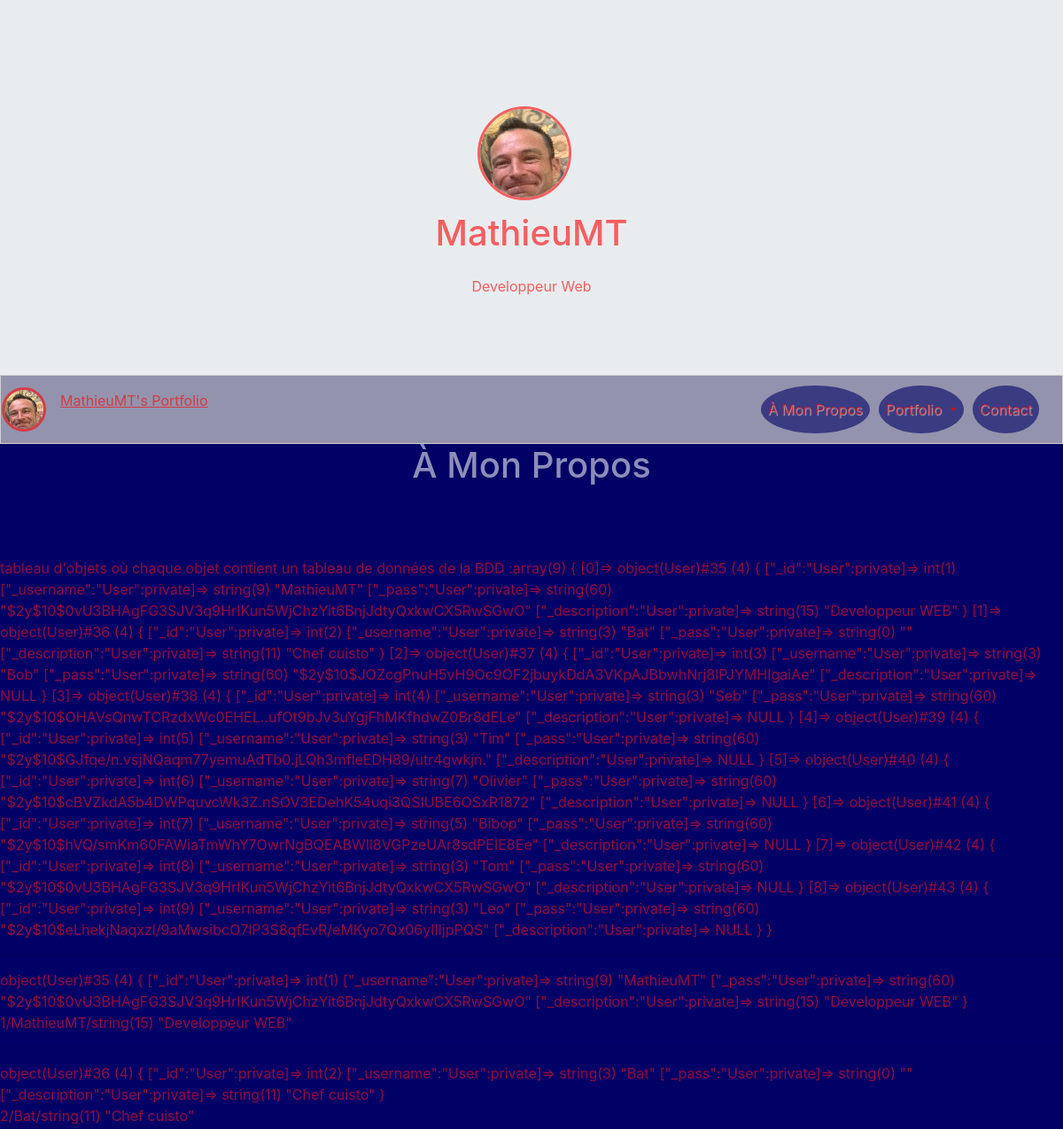
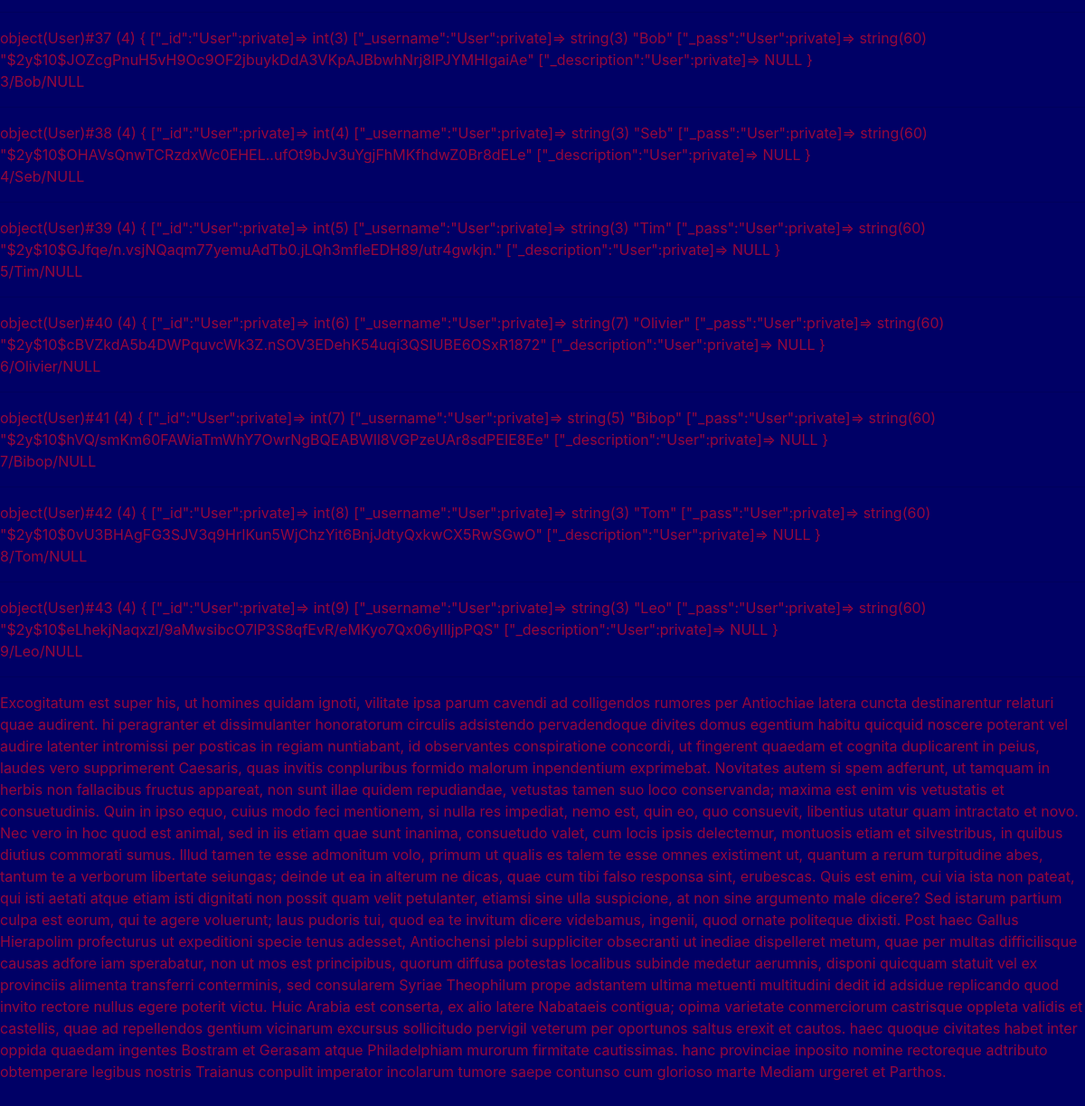
The page / on the database its author committed (2 pictures, top to bottom).
### tables this page shows
CREATE TABLE `users` (
  `id` int(11) NOT NULL,
  `username` varchar(255) NOT NULL,
  `pass` text NOT NULL,
  `description` longtext
);

### Controllers/Frontend/UserController.php (called while the page is built, shortened)
<?php
require_once 'Models/Frontend/User.php';
class UserController {
    private $_user;
    public function __construct(){
        $this->_user = new UserManager();
    }
    public function aboutUser() {
        $aboutUser = $this->_user->getUserDescription();
        $view = new ViewFrontEnd('aboutView');
        $view->generate(array('aboutUser' => $aboutUser));
    }
}

### index.php (called while the page is built, shortened)
<?php
$rooter = new Rooter();
$rooter->rooterRequest();

### Models/Frontend/UserManager.php (called while the page is built)
<?php
require_once 'Models/Frontend/User.php';
require_once 'Models/Model.php';
class UserManager extends Model{
    public function getUserDescription() {
        $users = [];
        $sql = "SELECT * FROM users";
        $aboutUser = $this->executeRequest($sql);
        foreach ($aboutUser as $oneUser) {
            $user = new User($oneUser);
            $users[] = $user;
        }
        return $users;
    }
}

### Models/Model.php (called while the page is built)
<?php
class Model {
    private $db;
    protected function executeRequest($sql, $params = null) {
       if ($params == null) {
            $result = $this->dbConnect()->query($sql);
        }
        else {
            $result = $this->dbConnect()->prepare($sql);
            $result->execute($params);
        }
        return $result;
    }
    private function dbConnect() {
        if ($this->db == null) {
            $this->db = new PDO('mysql:host=localhost; dbname=myPortfolio;charset=utf8', 'root', 'root', array(PDO::ATTR_ERRMODE => PDO::ERRMODE_EXCEPTION));
        }
        return $this->db;
    }
}

### Models/Frontend/User.php (called while the page is built, shortened)
<?php
require_once 'Models/Frontend/UserManager.php';
class User {
    private $_id,$_username,$_pass,$_description;
    public function hydrate(array $data) {
        foreach ($data as $key => $value) {
            $method = 'set' . ucfirst($key);
        }
    }
    public function id() { return $this->_id; }
    public function username() { return $this->_username;}
    public function setId($id) {
        $id = (int) $id;
        if ($id > 0) {
            $this->_id = $id;
        }
    }
    public function setUsername($username) {
        if(is_string($username)) {
            $this->_username = $username;
        }
    }
}

### Views/Frontend/aboutView.php (the view, shortened to what this page needs)
<h1 class="text-center titlePage"><?= $this->title = 'À Mon Propos' ?></h1>
<br/>
<br/>
<br/>
<?php
echo 'tableau d\'objets où chaque objet contient un tableau de données de la BDD :';
var_dump($aboutUser);
echo '<hr>';
foreach ($aboutUser as $eachUser): ?>
<?php var_dump($eachUser); ?>
<fieldset>
    <article>
            <?= $eachUser->id(); ?>/<?= $eachUser->username(); ?>/<?php var_dump($eachUser->description()); ?>
    </article>
</fieldset>
    <hr />
<?php endforeach; ?>
<p>
Excogitatum est super his, ut homines quidam ignoti, vilitate ipsa parum cavendi ad colligendos rumores per Antiochiae latera cuncta destinarentur relaturi quae audirent. hi peragranter et dissimulanter honoratorum circulis adsistendo pervadendoque divites domus egentium habitu quicquid noscere poterant vel audire latenter intromissi per posticas in regiam nuntiabant, id observantes conspiratione concordi, ut fingerent quaedam et cognita duplicarent in peius, laudes vero supprimerent Caesaris, quas invitis conpluribus formido malorum inpendentium exprimebat.
Novitates autem si spem adferunt, ut tamquam in herbis non fallacibus fructus appareat, non sunt illae quidem repudiandae, vetustas tamen suo loco conservanda; maxima est enim vis vetustatis et consuetudinis. Quin in ipso equo, cuius modo feci mentionem, si nulla res impediat, nemo est, quin eo, quo consuevit, libentius utatur quam intractato et novo. Nec vero in hoc quod est animal, sed in iis etiam quae sunt inanima, consuetudo valet, cum locis ipsis delectemur, montuosis etiam et silvestribus, in quibus diutius commorati sumus.
Illud tamen te esse admonitum volo, primum ut qualis es talem te esse omnes existiment ut, quantum a rerum turpitudine abes, tantum te a verborum libertate seiungas; deinde ut ea in alterum ne dicas, quae cum tibi falso responsa sint, erubescas. Quis est enim, cui via ista non pateat, qui isti aetati atque etiam isti dignitati non possit quam velit petulanter, etiamsi sine ulla suspicione, at non sine argumento male dicere? Sed istarum partium culpa est eorum, qui te agere voluerunt; laus pudoris tui, quod ea te invitum dicere videbamus, ingenii, quod ornate politeque dixisti.
Post haec Gallus Hierapolim profecturus ut expeditioni specie tenus adesset, Antiochensi plebi suppliciter obsecranti ut inediae dispelleret metum, quae per multas difficilisque causas adfore iam sperabatur, non ut mos est principibus, quorum diffusa potestas localibus subinde medetur aerumnis, disponi quicquam statuit vel ex provinciis alimenta transferri conterminis, sed consularem Syriae Theophilum prope adstantem ultima metuenti multitudini dedit id adsidue replicando quod invito rectore nullus egere poterit victu.
Huic Arabia est conserta, ex alio latere Nabataeis contigua; opima varietate conmerciorum castrisque oppleta validis et castellis, quae ad repellendos gentium vicinarum excursus sollicitudo pervigil veterum per oportunos saltus erexit et cautos. haec quoque civitates habet inter oppida quaedam ingentes Bostram et Gerasam atque Philadelphiam murorum firmitate cautissimas. hanc provinciae inposito nomine rectoreque adtributo obtemperare legibus nostris Traianus conpulit imperator incolarum tumore saepe contunso cum glorioso marte Mediam urgeret et Parthos.
</p>

### Content/CSS/style.css (style rules this page uses)
html { overflow-x: hidden; }
body { margin: 0; padding: 0; background-color: rgba(0,0,102,1); }
.titlePage { color: rgba(233,236,239,0.6); }

### rows shown on the page
users: value "object(User)#35 (4) { [\"_id\":\"User\":private]=> int(1) [\"_username\":\"User\":private]=> string(9) \"MathieuMT\" [\"_pass\":\"User\":private]=> string(60) \"$2y$10$0vU3BHAgFG3SJV3q9HrIKun5WjChzYit6BnjJdtyQxkwCX5RwSGwO\" [\"_description\":\"User\":private]=> string(15) \"Developpeur WEB\" } string(15) \"Developpeur WEB\"", id "1", username "MathieuMT"
users: value "object(User)#36 (4) { [\"_id\":\"User\":private]=> int(2) [\"_username\":\"User\":private]=> string(3) \"Bat\" [\"_pass\":\"User\":private]=> string(0) \"\" [\"_description\":\"User\":private]=> string(11) \"Chef cuisto\" } string(11) \"Chef cuisto\"", id "2", username "Bat"
users: value "object(User)#37 (4) { [\"_id\":\"User\":private]=> int(3) [\"_username\":\"User\":private]=> string(3) \"Bob\" [\"_pass\":\"User\":private]=> string(60) \"$2y$10$JOZcgPnuH5vH9Oc9OF2jbuykDdA3VKpAJBbwhNrj8lPJYMHIgaiAe\" [\"_description\":\"User\":private]=> NULL } NULL", id "3", username "Bob"
users: value "object(User)#38 (4) { [\"_id\":\"User\":private]=> int(4) [\"_username\":\"User\":private]=> string(3) \"Seb\" [\"_pass\":\"User\":private]=> string(60) \"$2y$10$OHAVsQnwTCRzdxWc0EHEL..ufOt9bJv3uYgjFhMKfhdwZ0Br8dELe\" [\"_description\":\"User\":private]=> NULL } NULL", id "4", username "Seb"
users: value "object(User)#39 (4) { [\"_id\":\"User\":private]=> int(5) [\"_username\":\"User\":private]=> string(3) \"Tim\" [\"_pass\":\"User\":private]=> string(60) \"$2y$10$GJfqe/n.vsjNQaqm77yemuAdTb0.jLQh3mfleEDH89/utr4gwkjn.\" [\"_description\":\"User\":private]=> NULL } NULL", id "5", username "Tim"
users: value "object(User)#40 (4) { [\"_id\":\"User\":private]=> int(6) [\"_username\":\"User\":private]=> string(7) \"Olivier\" [\"_pass\":\"User\":private]=> string(60) \"$2y$10$cBVZkdA5b4DWPquvcWk3Z.nSOV3EDehK54uqi3QSIUBE6OSxR1872\" [\"_description\":\"User\":private]=> NULL } NULL", id "6", username "Olivier"
users: value "object(User)#41 (4) { [\"_id\":\"User\":private]=> int(7) [\"_username\":\"User\":private]=> string(5) \"Bibop\" [\"_pass\":\"User\":private]=> string(60) \"$2y$10$hVQ/smKm60FAWiaTmWhY7OwrNgBQEABWIl8VGPzeUAr8sdPEIE8Ee\" [\"_description\":\"User\":private]=> NULL } NULL", id "7", username "Bibop"
users: value "object(User)#42 (4) { [\"_id\":\"User\":private]=> int(8) [\"_username\":\"User\":private]=> string(3) \"Tom\" [\"_pass\":\"User\":private]=> string(60) \"$2y$10$0vU3BHAgFG3SJV3q9HrIKun5WjChzYit6BnjJdtyQxkwCX5RwSGwO\" [\"_description\":\"User\":private]=> NULL } NULL", id "8", username "Tom"
users: value "object(User)#43 (4) { [\"_id\":\"User\":private]=> int(9) [\"_username\":\"User\":private]=> string(3) \"Leo\" [\"_pass\":\"User\":private]=> string(60) \"$2y$10$eLhekjNaqxzl/9aMwsibcO7lP3S8qfEvR/eMKyo7Qx06yIlIjpPQS\" [\"_description\":\"User\":private]=> NULL } NULL", id "9", username "Leo"

### other values the page prints
$this->title = 'À Mon Propos' "À Mon Propos"
